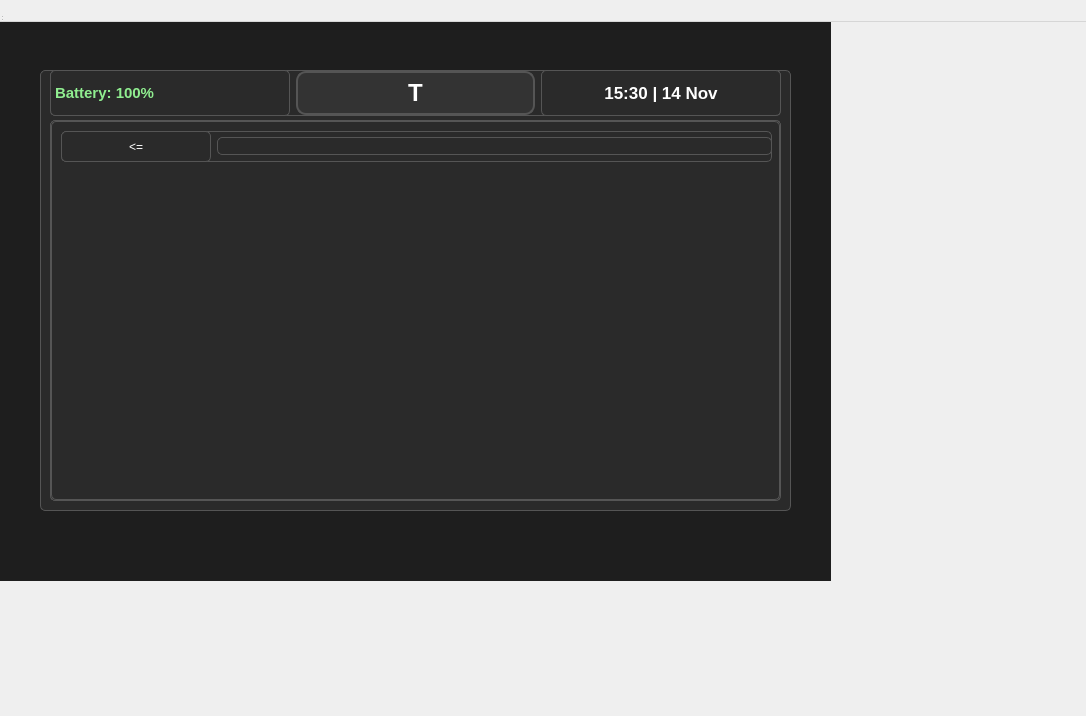
<?xml version="1.0" encoding="UTF-8"?>
<ui version="4.0">
 <class>personalProfiles</class>
 <widget class="QWidget" name="personalProfiles">
  <property name="geometry">
   <rect>
    <x>0</x>
    <y>0</y>
    <width>1086</width>
    <height>716</height>
   </rect>
  </property>
  <property name="windowTitle">
   <string>Insulin Pump Simulator</string>
  </property>
  <widget class="QWidget" name="centralwidget" native="true">
   <property name="geometry">
    <rect>
     <x>0</x>
     <y>0</y>
     <width>831</width>
     <height>581</height>
    </rect>
   </property>
   <property name="styleSheet">
    <string notr="true">background-color: #1E1E1E; color: white; font-family: 'Segoe UI';</string>
   </property>
   <widget class="QFrame" name="graphFrame">
    <property name="geometry">
     <rect>
      <x>40</x>
      <y>70</y>
      <width>751</width>
      <height>441</height>
     </rect>
    </property>
    <property name="styleSheet">
     <string notr="true">background-color: #2A2A2A; border: 1px solid #555; border-radius: 5px;</string>
    </property>
    <widget class="QWidget" name="layoutWidget">
     <property name="geometry">
      <rect>
       <x>10</x>
       <y>0</y>
       <width>731</width>
       <height>46</height>
      </rect>
     </property>
     <layout class="QHBoxLayout" name="horizontalLayout_topBar_2">
      <item>
       <widget class="QLabel" name="batteryLabel">
        <property name="maximumSize">
         <size>
          <width>16777215</width>
          <height>310</height>
         </size>
        </property>
        <property name="styleSheet">
         <string notr="true">font-weight: bold; font-size: 11pt; color: lightgreen;</string>
        </property>
        <property name="text">
         <string>Battery: 100%</string>
        </property>
        <property name="alignment">
         <set>Qt::AlignLeading|Qt::AlignLeft|Qt::AlignVCenter</set>
        </property>
       </widget>
      </item>
      <item>
       <widget class="QPushButton" name="tandemLogoButton">
        <property name="toolTip">
         <string>Return to Home</string>
        </property>
        <property name="styleSheet">
         <string notr="true">
QPushButton {
    font: bold 18pt;
    background-color: #333;
    color: white;
    border-radius: 10px;
    border: 2px solid #555;
    width: 40px;
    height: 40px;
}
    </string>
        </property>
        <property name="text">
         <string>T</string>
        </property>
       </widget>
      </item>
      <item>
       <widget class="QLabel" name="timeDateLabel">
        <property name="maximumSize">
         <size>
          <width>268</width>
          <height>310</height>
         </size>
        </property>
        <property name="styleSheet">
         <string notr="true">font-weight: bold; font-size: 13pt; color: white;</string>
        </property>
        <property name="text">
         <string>15:30 | 14 Nov</string>
        </property>
        <property name="alignment">
         <set>Qt::AlignCenter</set>
        </property>
       </widget>
      </item>
     </layout>
    </widget>
    <widget class="QWidget" name="verticalLayoutWidget">
     <property name="geometry">
      <rect>
       <x>10</x>
       <y>50</y>
       <width>731</width>
       <height>381</height>
      </rect>
     </property>
     <layout class="QVBoxLayout" name="verticalLayout">
      <item>
       <widget class="QStackedWidget" name="stackedWidget">
        <property name="currentIndex">
         <number>2</number>
        </property>
        <widget class="QWidget" name="personalProfilesPage">
         <widget class="QWidget" name="horizontalLayoutWidget_3">
          <property name="geometry">
           <rect>
            <x>10</x>
            <y>10</y>
            <width>711</width>
            <height>31</height>
           </rect>
          </property>
          <layout class="QHBoxLayout" name="horizontalLayout_8">
           <item>
            <widget class="QPushButton" name="backButton_6">
             <property name="sizePolicy">
              <sizepolicy hsizetype="Minimum" vsizetype="Preferred">
               <horstretch>0</horstretch>
               <verstretch>0</verstretch>
              </sizepolicy>
             </property>
             <property name="text">
              <string>&lt;=</string>
             </property>
            </widget>
           </item>
           <item>
            <widget class="QLabel" name="personalProfilesLabel">
             <property name="text">
              <string>Personal Profiles</string>
             </property>
            </widget>
           </item>
           <item>
            <widget class="QPushButton" name="addProfileButton">
             <property name="sizePolicy">
              <sizepolicy hsizetype="Minimum" vsizetype="Preferred">
               <horstretch>0</horstretch>
               <verstretch>0</verstretch>
              </sizepolicy>
             </property>
             <property name="text">
              <string>+</string>
             </property>
            </widget>
           </item>
          </layout>
         </widget>
         <widget class="QScrollArea" name="scrollArea_2">
          <property name="geometry">
           <rect>
            <x>10</x>
            <y>50</y>
            <width>711</width>
            <height>321</height>
           </rect>
          </property>
          <property name="widgetResizable">
           <bool>true</bool>
          </property>
          <widget class="QWidget" name="scrollAreaWidgetContents_4">
           <property name="geometry">
            <rect>
             <x>0</x>
             <y>0</y>
             <width>709</width>
             <height>319</height>
            </rect>
           </property>
           <widget class="QListWidget" name="listWidget">
            <property name="geometry">
             <rect>
              <x>10</x>
              <y>10</y>
              <width>691</width>
              <height>301</height>
             </rect>
            </property>
           </widget>
          </widget>
         </widget>
        </widget>
        <widget class="QWidget" name="createProfilePage">
         <widget class="QWidget" name="gridLayoutWidget">
          <property name="geometry">
           <rect>
            <x>10</x>
            <y>80</y>
            <width>711</width>
            <height>291</height>
           </rect>
          </property>
          <layout class="QGridLayout" name="gridLayout">
           <item row="3" column="4">
            <widget class="QPushButton" name="bButton">
             <property name="sizePolicy">
              <sizepolicy hsizetype="Minimum" vsizetype="Minimum">
               <horstretch>0</horstretch>
               <verstretch>0</verstretch>
              </sizepolicy>
             </property>
             <property name="minimumSize">
              <size>
               <width>11</width>
               <height>0</height>
              </size>
             </property>
             <property name="text">
              <string>B</string>
             </property>
            </widget>
           </item>
           <item row="2" column="8">
            <widget class="QPushButton" name="lButton">
             <property name="sizePolicy">
              <sizepolicy hsizetype="Minimum" vsizetype="Minimum">
               <horstretch>0</horstretch>
               <verstretch>0</verstretch>
              </sizepolicy>
             </property>
             <property name="minimumSize">
              <size>
               <width>11</width>
               <height>0</height>
              </size>
             </property>
             <property name="text">
              <string>L</string>
             </property>
            </widget>
           </item>
           <item row="2" column="4">
            <widget class="QPushButton" name="gButton">
             <property name="sizePolicy">
              <sizepolicy hsizetype="Minimum" vsizetype="Minimum">
               <horstretch>0</horstretch>
               <verstretch>0</verstretch>
              </sizepolicy>
             </property>
             <property name="minimumSize">
              <size>
               <width>13</width>
               <height>0</height>
              </size>
             </property>
             <property name="text">
              <string>G</string>
             </property>
            </widget>
           </item>
           <item row="2" column="0">
            <widget class="QPushButton" name="aButton">
             <property name="sizePolicy">
              <sizepolicy hsizetype="Minimum" vsizetype="Minimum">
               <horstretch>0</horstretch>
               <verstretch>0</verstretch>
              </sizepolicy>
             </property>
             <property name="minimumSize">
              <size>
               <width>11</width>
               <height>0</height>
              </size>
             </property>
             <property name="text">
              <string>A</string>
             </property>
            </widget>
           </item>
           <item row="0" column="5">
            <widget class="QPushButton" name="sixButton">
             <property name="sizePolicy">
              <sizepolicy hsizetype="Minimum" vsizetype="Minimum">
               <horstretch>0</horstretch>
               <verstretch>0</verstretch>
              </sizepolicy>
             </property>
             <property name="minimumSize">
              <size>
               <width>11</width>
               <height>0</height>
              </size>
             </property>
             <property name="text">
              <string>6</string>
             </property>
            </widget>
           </item>
           <item row="2" column="3">
            <widget class="QPushButton" name="fButton">
             <property name="sizePolicy">
              <sizepolicy hsizetype="Minimum" vsizetype="Minimum">
               <horstretch>0</horstretch>
               <verstretch>0</verstretch>
              </sizepolicy>
             </property>
             <property name="minimumSize">
              <size>
               <width>10</width>
               <height>0</height>
              </size>
             </property>
             <property name="text">
              <string>F</string>
             </property>
            </widget>
           </item>
           <item row="0" column="1">
            <widget class="QPushButton" name="twoButton">
             <property name="sizePolicy">
              <sizepolicy hsizetype="Minimum" vsizetype="Minimum">
               <horstretch>0</horstretch>
               <verstretch>0</verstretch>
              </sizepolicy>
             </property>
             <property name="minimumSize">
              <size>
               <width>11</width>
               <height>0</height>
              </size>
             </property>
             <property name="text">
              <string>2</string>
             </property>
            </widget>
           </item>
           <item row="3" column="2">
            <widget class="QPushButton" name="cButton">
             <property name="sizePolicy">
              <sizepolicy hsizetype="Minimum" vsizetype="Minimum">
               <horstretch>0</horstretch>
               <verstretch>0</verstretch>
              </sizepolicy>
             </property>
             <property name="minimumSize">
              <size>
               <width>12</width>
               <height>0</height>
              </size>
             </property>
             <property name="text">
              <string>C</string>
             </property>
            </widget>
           </item>
           <item row="0" column="8">
            <widget class="QPushButton" name="nineButton">
             <property name="sizePolicy">
              <sizepolicy hsizetype="Minimum" vsizetype="Minimum">
               <horstretch>0</horstretch>
               <verstretch>0</verstretch>
              </sizepolicy>
             </property>
             <property name="minimumSize">
              <size>
               <width>11</width>
               <height>0</height>
              </size>
             </property>
             <property name="text">
              <string>9</string>
             </property>
            </widget>
           </item>
           <item row="0" column="7">
            <widget class="QPushButton" name="eightButton">
             <property name="sizePolicy">
              <sizepolicy hsizetype="Minimum" vsizetype="Minimum">
               <horstretch>0</horstretch>
               <verstretch>0</verstretch>
              </sizepolicy>
             </property>
             <property name="minimumSize">
              <size>
               <width>11</width>
               <height>0</height>
              </size>
             </property>
             <property name="text">
              <string>8</string>
             </property>
            </widget>
           </item>
           <item row="0" column="6">
            <widget class="QPushButton" name="sevenButton">
             <property name="sizePolicy">
              <sizepolicy hsizetype="Minimum" vsizetype="Minimum">
               <horstretch>0</horstretch>
               <verstretch>0</verstretch>
              </sizepolicy>
             </property>
             <property name="minimumSize">
              <size>
               <width>11</width>
               <height>0</height>
              </size>
             </property>
             <property name="text">
              <string>7</string>
             </property>
            </widget>
           </item>
           <item row="2" column="7">
            <widget class="QPushButton" name="kButton">
             <property name="sizePolicy">
              <sizepolicy hsizetype="Minimum" vsizetype="Minimum">
               <horstretch>0</horstretch>
               <verstretch>0</verstretch>
              </sizepolicy>
             </property>
             <property name="minimumSize">
              <size>
               <width>11</width>
               <height>0</height>
              </size>
             </property>
             <property name="text">
              <string>K</string>
             </property>
            </widget>
           </item>
           <item row="0" column="9">
            <widget class="QPushButton" name="tenButton">
             <property name="sizePolicy">
              <sizepolicy hsizetype="Minimum" vsizetype="Minimum">
               <horstretch>0</horstretch>
               <verstretch>0</verstretch>
              </sizepolicy>
             </property>
             <property name="minimumSize">
              <size>
               <width>19</width>
               <height>0</height>
              </size>
             </property>
             <property name="text">
              <string>10</string>
             </property>
            </widget>
           </item>
           <item row="0" column="0">
            <widget class="QPushButton" name="oneButton">
             <property name="sizePolicy">
              <sizepolicy hsizetype="Minimum" vsizetype="Minimum">
               <horstretch>0</horstretch>
               <verstretch>0</verstretch>
              </sizepolicy>
             </property>
             <property name="minimumSize">
              <size>
               <width>11</width>
               <height>0</height>
              </size>
             </property>
             <property name="text">
              <string>1</string>
             </property>
            </widget>
           </item>
           <item row="0" column="2">
            <widget class="QPushButton" name="threeButton">
             <property name="sizePolicy">
              <sizepolicy hsizetype="Minimum" vsizetype="Minimum">
               <horstretch>0</horstretch>
               <verstretch>0</verstretch>
              </sizepolicy>
             </property>
             <property name="minimumSize">
              <size>
               <width>11</width>
               <height>0</height>
              </size>
             </property>
             <property name="text">
              <string>3</string>
             </property>
            </widget>
           </item>
           <item row="3" column="1">
            <widget class="QPushButton" name="xButton">
             <property name="sizePolicy">
              <sizepolicy hsizetype="Minimum" vsizetype="Minimum">
               <horstretch>0</horstretch>
               <verstretch>0</verstretch>
              </sizepolicy>
             </property>
             <property name="minimumSize">
              <size>
               <width>11</width>
               <height>0</height>
              </size>
             </property>
             <property name="text">
              <string>X</string>
             </property>
            </widget>
           </item>
           <item row="3" column="5">
            <widget class="QPushButton" name="nButton">
             <property name="sizePolicy">
              <sizepolicy hsizetype="Minimum" vsizetype="Minimum">
               <horstretch>0</horstretch>
               <verstretch>0</verstretch>
              </sizepolicy>
             </property>
             <property name="minimumSize">
              <size>
               <width>12</width>
               <height>0</height>
              </size>
             </property>
             <property name="text">
              <string>N</string>
             </property>
            </widget>
           </item>
           <item row="0" column="4">
            <widget class="QPushButton" name="fiveButton">
             <property name="sizePolicy">
              <sizepolicy hsizetype="Minimum" vsizetype="Minimum">
               <horstretch>0</horstretch>
               <verstretch>0</verstretch>
              </sizepolicy>
             </property>
             <property name="minimumSize">
              <size>
               <width>11</width>
               <height>0</height>
              </size>
             </property>
             <property name="text">
              <string>5</string>
             </property>
            </widget>
           </item>
           <item row="3" column="0">
            <widget class="QPushButton" name="zButton">
             <property name="sizePolicy">
              <sizepolicy hsizetype="Minimum" vsizetype="Minimum">
               <horstretch>0</horstretch>
               <verstretch>0</verstretch>
              </sizepolicy>
             </property>
             <property name="minimumSize">
              <size>
               <width>13</width>
               <height>0</height>
              </size>
             </property>
             <property name="maximumSize">
              <size>
               <width>709</width>
               <height>16777215</height>
              </size>
             </property>
             <property name="text">
              <string>Z</string>
             </property>
            </widget>
           </item>
           <item row="3" column="6">
            <widget class="QPushButton" name="mButton">
             <property name="sizePolicy">
              <sizepolicy hsizetype="Minimum" vsizetype="Minimum">
               <horstretch>0</horstretch>
               <verstretch>0</verstretch>
              </sizepolicy>
             </property>
             <property name="minimumSize">
              <size>
               <width>14</width>
               <height>0</height>
              </size>
             </property>
             <property name="maximumSize">
              <size>
               <width>709</width>
               <height>16777215</height>
              </size>
             </property>
             <property name="text">
              <string>M</string>
             </property>
            </widget>
           </item>
           <item row="2" column="6">
            <widget class="QPushButton" name="jButton">
             <property name="sizePolicy">
              <sizepolicy hsizetype="Minimum" vsizetype="Minimum">
               <horstretch>0</horstretch>
               <verstretch>0</verstretch>
              </sizepolicy>
             </property>
             <property name="minimumSize">
              <size>
               <width>10</width>
               <height>0</height>
              </size>
             </property>
             <property name="text">
              <string>J</string>
             </property>
            </widget>
           </item>
           <item row="0" column="3">
            <widget class="QPushButton" name="fourButton">
             <property name="sizePolicy">
              <sizepolicy hsizetype="Minimum" vsizetype="Minimum">
               <horstretch>0</horstretch>
               <verstretch>0</verstretch>
              </sizepolicy>
             </property>
             <property name="minimumSize">
              <size>
               <width>11</width>
               <height>0</height>
              </size>
             </property>
             <property name="text">
              <string>4</string>
             </property>
            </widget>
           </item>
           <item row="3" column="3">
            <widget class="QPushButton" name="vButton">
             <property name="sizePolicy">
              <sizepolicy hsizetype="Minimum" vsizetype="Minimum">
               <horstretch>0</horstretch>
               <verstretch>0</verstretch>
              </sizepolicy>
             </property>
             <property name="minimumSize">
              <size>
               <width>11</width>
               <height>0</height>
              </size>
             </property>
             <property name="text">
              <string>V</string>
             </property>
            </widget>
           </item>
           <item row="2" column="5">
            <widget class="QPushButton" name="hButton">
             <property name="sizePolicy">
              <sizepolicy hsizetype="Minimum" vsizetype="Minimum">
               <horstretch>0</horstretch>
               <verstretch>0</verstretch>
              </sizepolicy>
             </property>
             <property name="minimumSize">
              <size>
               <width>12</width>
               <height>0</height>
              </size>
             </property>
             <property name="text">
              <string>H</string>
             </property>
            </widget>
           </item>
           <item row="2" column="1">
            <widget class="QPushButton" name="sButton">
             <property name="sizePolicy">
              <sizepolicy hsizetype="Minimum" vsizetype="Minimum">
               <horstretch>0</horstretch>
               <verstretch>0</verstretch>
              </sizepolicy>
             </property>
             <property name="minimumSize">
              <size>
               <width>11</width>
               <height>0</height>
              </size>
             </property>
             <property name="text">
              <string>S</string>
             </property>
            </widget>
           </item>
           <item row="2" column="2">
            <widget class="QPushButton" name="dButton">
             <property name="sizePolicy">
              <sizepolicy hsizetype="Minimum" vsizetype="Minimum">
               <horstretch>0</horstretch>
               <verstretch>0</verstretch>
              </sizepolicy>
             </property>
             <property name="minimumSize">
              <size>
               <width>12</width>
               <height>0</height>
              </size>
             </property>
             <property name="text">
              <string>D</string>
             </property>
            </widget>
           </item>
           <item row="1" column="0">
            <widget class="QPushButton" name="qButton">
             <property name="sizePolicy">
              <sizepolicy hsizetype="Minimum" vsizetype="Minimum">
               <horstretch>0</horstretch>
               <verstretch>0</verstretch>
              </sizepolicy>
             </property>
             <property name="minimumSize">
              <size>
               <width>13</width>
               <height>0</height>
              </size>
             </property>
             <property name="text">
              <string>Q</string>
             </property>
            </widget>
           </item>
           <item row="1" column="1">
            <widget class="QPushButton" name="wButton">
             <property name="sizePolicy">
              <sizepolicy hsizetype="Minimum" vsizetype="Minimum">
               <horstretch>0</horstretch>
               <verstretch>0</verstretch>
              </sizepolicy>
             </property>
             <property name="minimumSize">
              <size>
               <width>15</width>
               <height>0</height>
              </size>
             </property>
             <property name="text">
              <string>W</string>
             </property>
            </widget>
           </item>
           <item row="1" column="2">
            <widget class="QPushButton" name="eButton">
             <property name="sizePolicy">
              <sizepolicy hsizetype="Minimum" vsizetype="Minimum">
               <horstretch>0</horstretch>
               <verstretch>0</verstretch>
              </sizepolicy>
             </property>
             <property name="minimumSize">
              <size>
               <width>11</width>
               <height>0</height>
              </size>
             </property>
             <property name="text">
              <string>E</string>
             </property>
            </widget>
           </item>
           <item row="1" column="3">
            <widget class="QPushButton" name="rButton">
             <property name="sizePolicy">
              <sizepolicy hsizetype="Minimum" vsizetype="Minimum">
               <horstretch>0</horstretch>
               <verstretch>0</verstretch>
              </sizepolicy>
             </property>
             <property name="minimumSize">
              <size>
               <width>12</width>
               <height>0</height>
              </size>
             </property>
             <property name="text">
              <string>R</string>
             </property>
            </widget>
           </item>
           <item row="1" column="4">
            <widget class="QPushButton" name="tButton">
             <property name="sizePolicy">
              <sizepolicy hsizetype="Minimum" vsizetype="Minimum">
               <horstretch>0</horstretch>
               <verstretch>0</verstretch>
              </sizepolicy>
             </property>
             <property name="minimumSize">
              <size>
               <width>10</width>
               <height>0</height>
              </size>
             </property>
             <property name="text">
              <string>T</string>
             </property>
            </widget>
           </item>
           <item row="1" column="5">
            <widget class="QPushButton" name="yButton">
             <property name="sizePolicy">
              <sizepolicy hsizetype="Minimum" vsizetype="Minimum">
               <horstretch>0</horstretch>
               <verstretch>0</verstretch>
              </sizepolicy>
             </property>
             <property name="minimumSize">
              <size>
               <width>10</width>
               <height>0</height>
              </size>
             </property>
             <property name="text">
              <string>Y</string>
             </property>
            </widget>
           </item>
           <item row="1" column="6">
            <widget class="QPushButton" name="uButton">
             <property name="sizePolicy">
              <sizepolicy hsizetype="Minimum" vsizetype="Minimum">
               <horstretch>0</horstretch>
               <verstretch>0</verstretch>
              </sizepolicy>
             </property>
             <property name="minimumSize">
              <size>
               <width>12</width>
               <height>0</height>
              </size>
             </property>
             <property name="text">
              <string>U</string>
             </property>
            </widget>
           </item>
           <item row="1" column="7">
            <widget class="QPushButton" name="iButton">
             <property name="sizePolicy">
              <sizepolicy hsizetype="Minimum" vsizetype="Minimum">
               <horstretch>0</horstretch>
               <verstretch>0</verstretch>
              </sizepolicy>
             </property>
             <property name="minimumSize">
              <size>
               <width>10</width>
               <height>0</height>
              </size>
             </property>
             <property name="text">
              <string>I</string>
             </property>
            </widget>
           </item>
           <item row="1" column="8">
            <widget class="QPushButton" name="oButton">
             <property name="sizePolicy">
              <sizepolicy hsizetype="Minimum" vsizetype="Minimum">
               <horstretch>0</horstretch>
               <verstretch>0</verstretch>
              </sizepolicy>
             </property>
             <property name="minimumSize">
              <size>
               <width>13</width>
               <height>0</height>
              </size>
             </property>
             <property name="text">
              <string>O</string>
             </property>
            </widget>
           </item>
           <item row="1" column="9">
            <widget class="QPushButton" name="pButton">
             <property name="sizePolicy">
              <sizepolicy hsizetype="Minimum" vsizetype="Minimum">
               <horstretch>0</horstretch>
               <verstretch>0</verstretch>
              </sizepolicy>
             </property>
             <property name="minimumSize">
              <size>
               <width>10</width>
               <height>0</height>
              </size>
             </property>
             <property name="text">
              <string>P</string>
             </property>
            </widget>
           </item>
           <item row="3" column="9">
            <widget class="QPushButton" name="deleteButton">
             <property name="sizePolicy">
              <sizepolicy hsizetype="Minimum" vsizetype="Minimum">
               <horstretch>0</horstretch>
               <verstretch>0</verstretch>
              </sizepolicy>
             </property>
             <property name="minimumSize">
              <size>
               <width>52</width>
               <height>0</height>
              </size>
             </property>
             <property name="maximumSize">
              <size>
               <width>709</width>
               <height>16777215</height>
              </size>
             </property>
             <property name="text">
              <string>DELETE</string>
             </property>
            </widget>
           </item>
           <item row="3" column="8">
            <widget class="QPushButton" name="spaceButton">
             <property name="sizePolicy">
              <sizepolicy hsizetype="Minimum" vsizetype="Minimum">
               <horstretch>0</horstretch>
               <verstretch>0</verstretch>
              </sizepolicy>
             </property>
             <property name="minimumSize">
              <size>
               <width>44</width>
               <height>0</height>
              </size>
             </property>
             <property name="maximumSize">
              <size>
               <width>709</width>
               <height>16777215</height>
              </size>
             </property>
             <property name="text">
              <string>SPACE</string>
             </property>
            </widget>
           </item>
          </layout>
         </widget>
         <widget class="QWidget" name="horizontalLayoutWidget_4">
          <property name="geometry">
           <rect>
            <x>10</x>
            <y>10</y>
            <width>711</width>
            <height>31</height>
           </rect>
          </property>
          <layout class="QHBoxLayout" name="horizontalLayout_9">
           <item>
            <widget class="QPushButton" name="backButton_7">
             <property name="sizePolicy">
              <sizepolicy hsizetype="Minimum" vsizetype="Preferred">
               <horstretch>0</horstretch>
               <verstretch>0</verstretch>
              </sizepolicy>
             </property>
             <property name="minimumSize">
              <size>
               <width>150</width>
               <height>0</height>
              </size>
             </property>
             <property name="text">
              <string>&lt;=</string>
             </property>
            </widget>
           </item>
           <item>
            <widget class="QLineEdit" name="profileNameEdit"/>
           </item>
           <item>
            <widget class="QPushButton" name="checkButton">
             <property name="sizePolicy">
              <sizepolicy hsizetype="Minimum" vsizetype="Preferred">
               <horstretch>0</horstretch>
               <verstretch>0</verstretch>
              </sizepolicy>
             </property>
             <property name="minimumSize">
              <size>
               <width>150</width>
               <height>0</height>
              </size>
             </property>
             <property name="text">
              <string>Check</string>
             </property>
            </widget>
           </item>
          </layout>
         </widget>
         <widget class="QWidget" name="horizontalLayoutWidget_5">
          <property name="geometry">
           <rect>
            <x>290</x>
            <y>50</y>
            <width>160</width>
            <height>21</height>
           </rect>
          </property>
          <layout class="QHBoxLayout" name="horizontalLayout_2">
           <item>
            <widget class="QLabel" name="profileNameLabel">
             <property name="text">
              <string>Profile Name</string>
             </property>
            </widget>
           </item>
          </layout>
         </widget>
        </widget>
        <widget class="QWidget" name="profileSetUpPage_1">
         <widget class="QWidget" name="horizontalLayoutWidget_6">
          <property name="geometry">
           <rect>
            <x>10</x>
            <y>10</y>
            <width>711</width>
            <height>31</height>
           </rect>
          </property>
          <layout class="QHBoxLayout" name="horizontalLayout_11">
           <item>
            <widget class="QPushButton" name="backButton_9">
             <property name="sizePolicy">
              <sizepolicy hsizetype="Minimum" vsizetype="Preferred">
               <horstretch>0</horstretch>
               <verstretch>0</verstretch>
              </sizepolicy>
             </property>
             <property name="minimumSize">
              <size>
               <width>150</width>
               <height>0</height>
              </size>
             </property>
             <property name="text">
              <string>&lt;=</string>
             </property>
            </widget>
           </item>
           <item>
            <widget class="QLineEdit" name="currentProfileNameEdit"/>
           </item>
          </layout>
         </widget>
        </widget>
       </widget>
      </item>
     </layout>
    </widget>
   </widget>
  </widget>
  <widget class="QMenuBar" name="menubar">
   <property name="geometry">
    <rect>
     <x>0</x>
     <y>0</y>
     <width>1086</width>
     <height>22</height>
    </rect>
   </property>
  </widget>
  <widget class="QStatusBar" name="statusbar">
   <property name="geometry">
    <rect>
     <x>0</x>
     <y>0</y>
     <width>3</width>
     <height>22</height>
    </rect>
   </property>
  </widget>
 </widget>
 <resources/>
 <connections/>
</ui>
